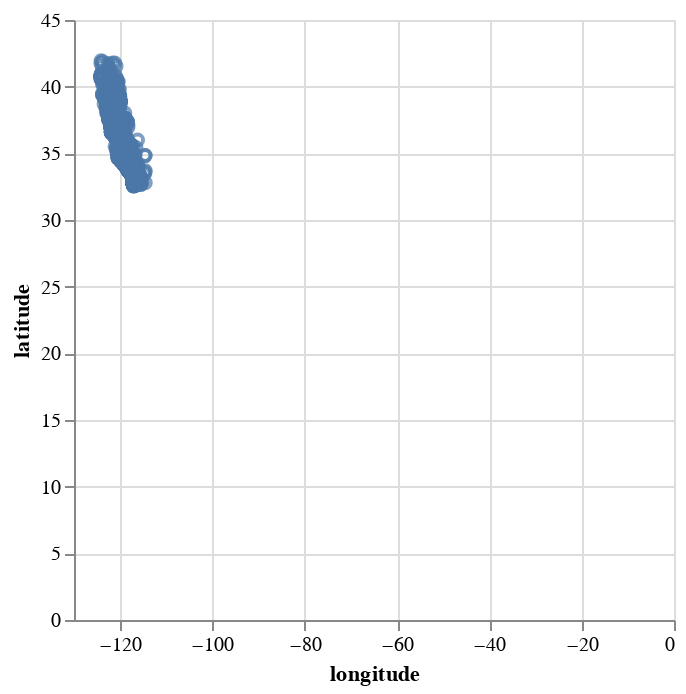

The cell this chart's notebook holds for it:
### Code cell
chart = (
    housing
    .sample(5000)
    .plot
    .point(
        x="longitude",
        y="latitude",
    )
)
chart

### Figure 1 — Vega-Lite specification as saved in the notebook (floating-point values rounded to 4 significant figures; data arrays with more than 128 entries replaced by an {"elided": "..."} marker saying what was removed)
{"config": {"view": {"continuousWidth": 300, "continuousHeight": 300}}, "data": {"name": "data-5fef41180176cef88debd76edf95a65d"}, "mark": {"type": "point", "tooltip": true}, "encoding": {"x": {"field": "longitude", "type": "quantitative"}, "y": {"field": "latitude", "type": "quantitative"}}, "params": [{"name": "param_2", "select": {"type": "interval", "encodings": ["x", "y"]}, "bind": "scales"}], "$schema": "https://vega.github.io/schema/vega-lite/v5.20.1.json", "datasets": {"data-5fef41180176cef88debd76edf95a65d": {"elided": "5000 records"}}}
